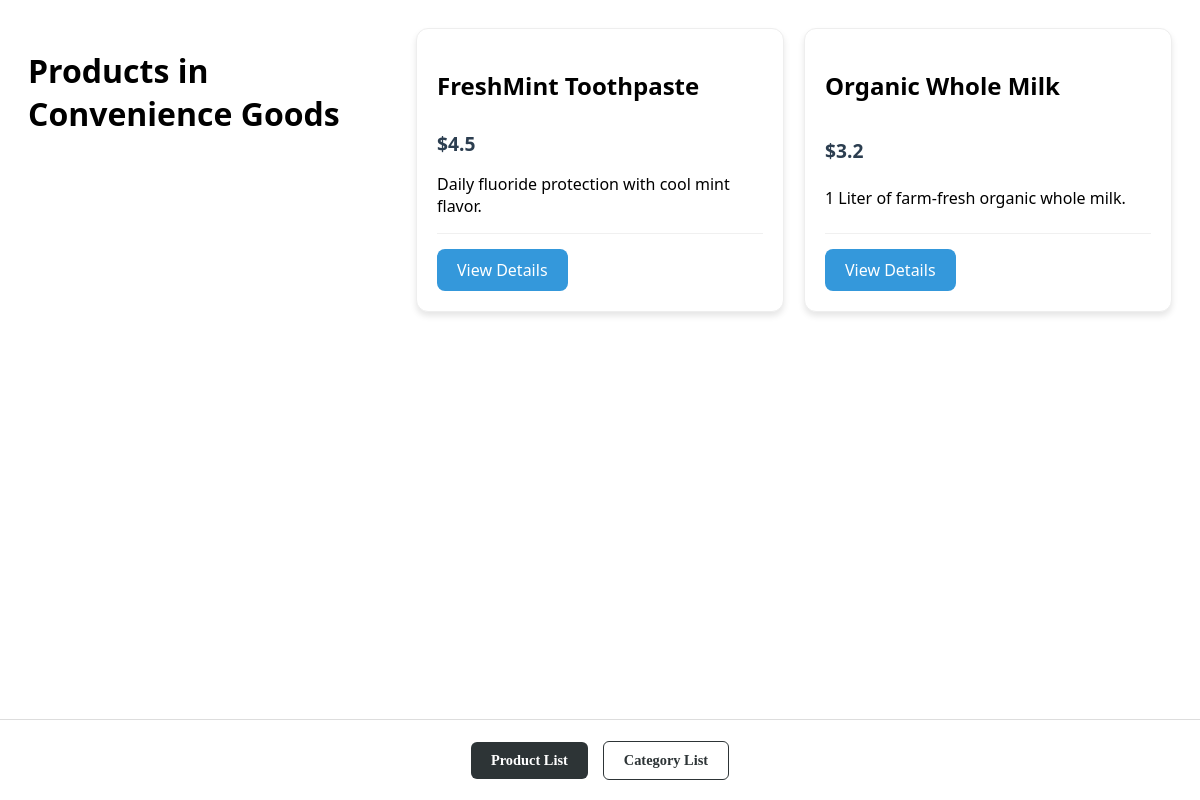
/api/categories/1/products/, run on an earlier commit of the app's database.
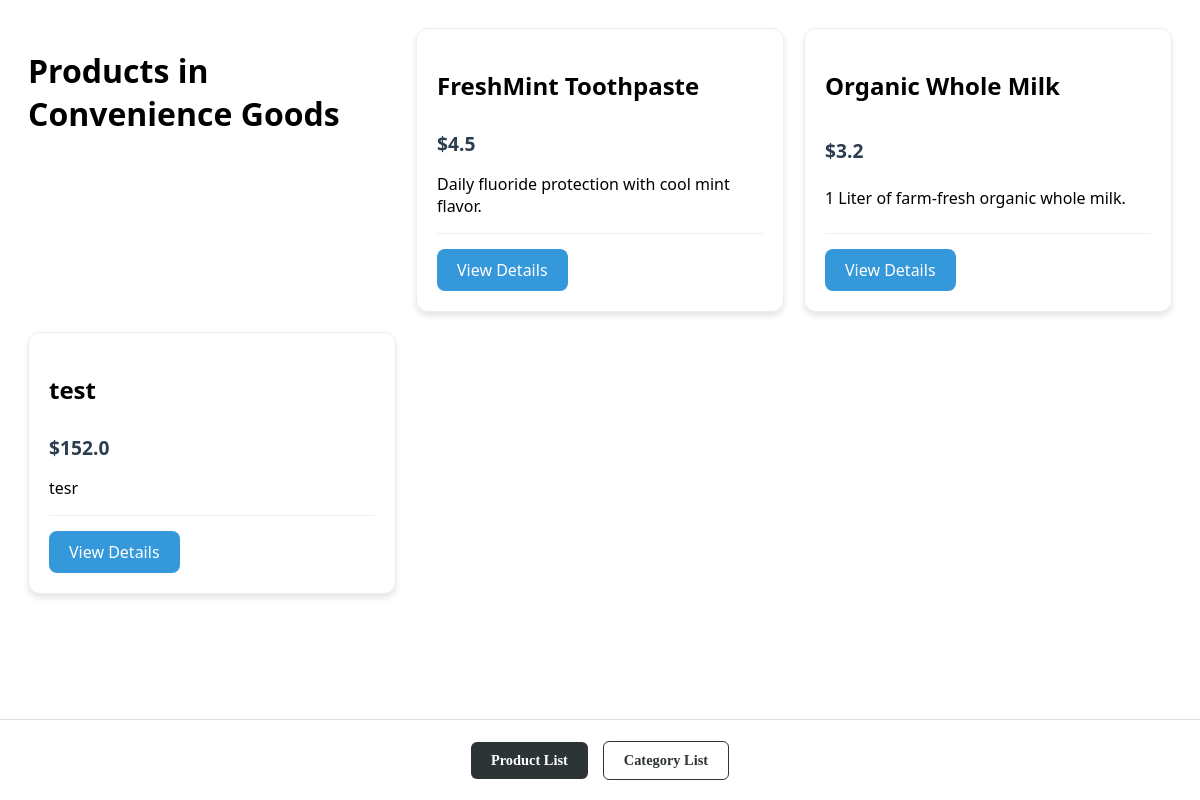
And on a later commit of the database.
### api/models.py (models this page shows)
class Product(models.Model):
    name = models.CharField(max_length=255)
    price = models.FloatField()
    description = models.TextField()
    count = models.IntegerField()
    is_active = models.BooleanField()
    category = models.ForeignKey(Category,  on_delete=models.CASCADE)

### api/views.py (the view)
# urls.py: path('categories/<int:pk>/products/', views.ProductsByCategoryView.as_view(), name='products_by_category')
class ProductsByCategoryView(DetailView):
    model = Category
    template_name = 'api/products_by_category.html'
    context_object_name = 'category'
    def get_context_data(self, **kwargs):
        context = super().get_context_data(**kwargs)
        context['products'] = Product.objects.filter(category=self.object)
        return context

### api/templates/api/products_by_category.html (shortened to what this page needs)
{% extends 'api/layout.html' %}
{% load static %}
{% block cssStyles %}
    <link rel="stylesheet" href="{% static 'api/css/style.css' %}">
{% endblock %}
{% block content %}
    <div class="product-container">
        <h1>Products in {{ category.name }}</h1> {% for product in products %}
            {% if product.is_active %}
            <div class="product-card">
                <h2>{{ product.name }}</h2>
                <span class="price">${{ product.price }}</span>
                <p>{{ product.description }}</p>
                <div class="product-footer">
                    <a href="{% url 'product_detail' product.pk %}" class="btn-redirect">View Details</a>
                </div>
            </div>
            {% endif %}
        {% empty %}
            <p>No products found in this category.</p>
        {% endfor %}
    </div>
{% endblock %}

What changed in the data, as far as the page shows it:
added Product: name "test", price "152.0", description "tesr"
